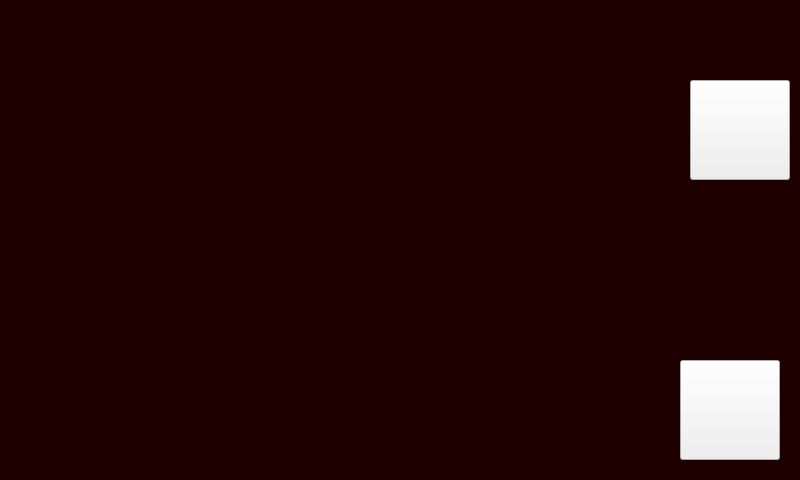
<?xml version="1.0" encoding="UTF-8"?>
<ui version="4.0">
 <class>IntervalometerSoft</class>
 <widget class="QWidget" name="IntervalometerSoft">
  <property name="geometry">
   <rect>
    <x>0</x>
    <y>0</y>
    <width>800</width>
    <height>480</height>
   </rect>
  </property>
  <property name="palette">
   <palette>
    <active>
     <colorrole role="WindowText">
      <brush brushstyle="SolidPattern">
       <color alpha="255">
        <red>255</red>
        <green>255</green>
        <blue>255</blue>
       </color>
      </brush>
     </colorrole>
     <colorrole role="Button">
      <brush brushstyle="SolidPattern">
       <color alpha="255">
        <red>30</red>
        <green>0</green>
        <blue>0</blue>
       </color>
      </brush>
     </colorrole>
     <colorrole role="Light">
      <brush brushstyle="SolidPattern">
       <color alpha="255">
        <red>120</red>
        <green>24</green>
        <blue>24</blue>
       </color>
      </brush>
     </colorrole>
     <colorrole role="Midlight">
      <brush brushstyle="SolidPattern">
       <color alpha="255">
        <red>100</red>
        <green>20</green>
        <blue>20</blue>
       </color>
      </brush>
     </colorrole>
     <colorrole role="Dark">
      <brush brushstyle="SolidPattern">
       <color alpha="255">
        <red>40</red>
        <green>8</green>
        <blue>8</blue>
       </color>
      </brush>
     </colorrole>
     <colorrole role="Mid">
      <brush brushstyle="SolidPattern">
       <color alpha="255">
        <red>53</red>
        <green>10</green>
        <blue>10</blue>
       </color>
      </brush>
     </colorrole>
     <colorrole role="Text">
      <brush brushstyle="SolidPattern">
       <color alpha="255">
        <red>255</red>
        <green>255</green>
        <blue>255</blue>
       </color>
      </brush>
     </colorrole>
     <colorrole role="BrightText">
      <brush brushstyle="SolidPattern">
       <color alpha="255">
        <red>255</red>
        <green>255</green>
        <blue>255</blue>
       </color>
      </brush>
     </colorrole>
     <colorrole role="ButtonText">
      <brush brushstyle="SolidPattern">
       <color alpha="255">
        <red>255</red>
        <green>255</green>
        <blue>255</blue>
       </color>
      </brush>
     </colorrole>
     <colorrole role="Base">
      <brush brushstyle="SolidPattern">
       <color alpha="255">
        <red>30</red>
        <green>0</green>
        <blue>0</blue>
       </color>
      </brush>
     </colorrole>
     <colorrole role="Window">
      <brush brushstyle="SolidPattern">
       <color alpha="255">
        <red>30</red>
        <green>0</green>
        <blue>0</blue>
       </color>
      </brush>
     </colorrole>
     <colorrole role="Shadow">
      <brush brushstyle="SolidPattern">
       <color alpha="255">
        <red>0</red>
        <green>0</green>
        <blue>0</blue>
       </color>
      </brush>
     </colorrole>
     <colorrole role="AlternateBase">
      <brush brushstyle="SolidPattern">
       <color alpha="255">
        <red>40</red>
        <green>8</green>
        <blue>8</blue>
       </color>
      </brush>
     </colorrole>
     <colorrole role="ToolTipBase">
      <brush brushstyle="SolidPattern">
       <color alpha="255">
        <red>255</red>
        <green>255</green>
        <blue>220</blue>
       </color>
      </brush>
     </colorrole>
     <colorrole role="ToolTipText">
      <brush brushstyle="SolidPattern">
       <color alpha="255">
        <red>0</red>
        <green>0</green>
        <blue>0</blue>
       </color>
      </brush>
     </colorrole>
    </active>
    <inactive>
     <colorrole role="WindowText">
      <brush brushstyle="SolidPattern">
       <color alpha="255">
        <red>255</red>
        <green>255</green>
        <blue>255</blue>
       </color>
      </brush>
     </colorrole>
     <colorrole role="Button">
      <brush brushstyle="SolidPattern">
       <color alpha="255">
        <red>30</red>
        <green>0</green>
        <blue>0</blue>
       </color>
      </brush>
     </colorrole>
     <colorrole role="Light">
      <brush brushstyle="SolidPattern">
       <color alpha="255">
        <red>120</red>
        <green>24</green>
        <blue>24</blue>
       </color>
      </brush>
     </colorrole>
     <colorrole role="Midlight">
      <brush brushstyle="SolidPattern">
       <color alpha="255">
        <red>100</red>
        <green>20</green>
        <blue>20</blue>
       </color>
      </brush>
     </colorrole>
     <colorrole role="Dark">
      <brush brushstyle="SolidPattern">
       <color alpha="255">
        <red>40</red>
        <green>8</green>
        <blue>8</blue>
       </color>
      </brush>
     </colorrole>
     <colorrole role="Mid">
      <brush brushstyle="SolidPattern">
       <color alpha="255">
        <red>53</red>
        <green>10</green>
        <blue>10</blue>
       </color>
      </brush>
     </colorrole>
     <colorrole role="Text">
      <brush brushstyle="SolidPattern">
       <color alpha="255">
        <red>255</red>
        <green>255</green>
        <blue>255</blue>
       </color>
      </brush>
     </colorrole>
     <colorrole role="BrightText">
      <brush brushstyle="SolidPattern">
       <color alpha="255">
        <red>255</red>
        <green>255</green>
        <blue>255</blue>
       </color>
      </brush>
     </colorrole>
     <colorrole role="ButtonText">
      <brush brushstyle="SolidPattern">
       <color alpha="255">
        <red>255</red>
        <green>255</green>
        <blue>255</blue>
       </color>
      </brush>
     </colorrole>
     <colorrole role="Base">
      <brush brushstyle="SolidPattern">
       <color alpha="255">
        <red>30</red>
        <green>0</green>
        <blue>0</blue>
       </color>
      </brush>
     </colorrole>
     <colorrole role="Window">
      <brush brushstyle="SolidPattern">
       <color alpha="255">
        <red>30</red>
        <green>0</green>
        <blue>0</blue>
       </color>
      </brush>
     </colorrole>
     <colorrole role="Shadow">
      <brush brushstyle="SolidPattern">
       <color alpha="255">
        <red>0</red>
        <green>0</green>
        <blue>0</blue>
       </color>
      </brush>
     </colorrole>
     <colorrole role="AlternateBase">
      <brush brushstyle="SolidPattern">
       <color alpha="255">
        <red>40</red>
        <green>8</green>
        <blue>8</blue>
       </color>
      </brush>
     </colorrole>
     <colorrole role="ToolTipBase">
      <brush brushstyle="SolidPattern">
       <color alpha="255">
        <red>255</red>
        <green>255</green>
        <blue>220</blue>
       </color>
      </brush>
     </colorrole>
     <colorrole role="ToolTipText">
      <brush brushstyle="SolidPattern">
       <color alpha="255">
        <red>0</red>
        <green>0</green>
        <blue>0</blue>
       </color>
      </brush>
     </colorrole>
    </inactive>
    <disabled>
     <colorrole role="WindowText">
      <brush brushstyle="SolidPattern">
       <color alpha="255">
        <red>40</red>
        <green>8</green>
        <blue>8</blue>
       </color>
      </brush>
     </colorrole>
     <colorrole role="Button">
      <brush brushstyle="SolidPattern">
       <color alpha="255">
        <red>30</red>
        <green>0</green>
        <blue>0</blue>
       </color>
      </brush>
     </colorrole>
     <colorrole role="Light">
      <brush brushstyle="SolidPattern">
       <color alpha="255">
        <red>120</red>
        <green>24</green>
        <blue>24</blue>
       </color>
      </brush>
     </colorrole>
     <colorrole role="Midlight">
      <brush brushstyle="SolidPattern">
       <color alpha="255">
        <red>100</red>
        <green>20</green>
        <blue>20</blue>
       </color>
      </brush>
     </colorrole>
     <colorrole role="Dark">
      <brush brushstyle="SolidPattern">
       <color alpha="255">
        <red>40</red>
        <green>8</green>
        <blue>8</blue>
       </color>
      </brush>
     </colorrole>
     <colorrole role="Mid">
      <brush brushstyle="SolidPattern">
       <color alpha="255">
        <red>53</red>
        <green>10</green>
        <blue>10</blue>
       </color>
      </brush>
     </colorrole>
     <colorrole role="Text">
      <brush brushstyle="SolidPattern">
       <color alpha="255">
        <red>40</red>
        <green>8</green>
        <blue>8</blue>
       </color>
      </brush>
     </colorrole>
     <colorrole role="BrightText">
      <brush brushstyle="SolidPattern">
       <color alpha="255">
        <red>255</red>
        <green>255</green>
        <blue>255</blue>
       </color>
      </brush>
     </colorrole>
     <colorrole role="ButtonText">
      <brush brushstyle="SolidPattern">
       <color alpha="255">
        <red>40</red>
        <green>8</green>
        <blue>8</blue>
       </color>
      </brush>
     </colorrole>
     <colorrole role="Base">
      <brush brushstyle="SolidPattern">
       <color alpha="255">
        <red>30</red>
        <green>0</green>
        <blue>0</blue>
       </color>
      </brush>
     </colorrole>
     <colorrole role="Window">
      <brush brushstyle="SolidPattern">
       <color alpha="255">
        <red>30</red>
        <green>0</green>
        <blue>0</blue>
       </color>
      </brush>
     </colorrole>
     <colorrole role="Shadow">
      <brush brushstyle="SolidPattern">
       <color alpha="255">
        <red>0</red>
        <green>0</green>
        <blue>0</blue>
       </color>
      </brush>
     </colorrole>
     <colorrole role="AlternateBase">
      <brush brushstyle="SolidPattern">
       <color alpha="255">
        <red>80</red>
        <green>16</green>
        <blue>16</blue>
       </color>
      </brush>
     </colorrole>
     <colorrole role="ToolTipBase">
      <brush brushstyle="SolidPattern">
       <color alpha="255">
        <red>255</red>
        <green>255</green>
        <blue>220</blue>
       </color>
      </brush>
     </colorrole>
     <colorrole role="ToolTipText">
      <brush brushstyle="SolidPattern">
       <color alpha="255">
        <red>0</red>
        <green>0</green>
        <blue>0</blue>
       </color>
      </brush>
     </colorrole>
    </disabled>
   </palette>
  </property>
  <property name="windowTitle">
   <string>Soft Intervalometer</string>
  </property>
  <property name="styleSheet">
   <string notr="true">#IntervalometerSoft
{
	background-color: rgb(30,0,0);
}</string>
  </property>
  <widget class="QPushButton" name="closeButton">
   <property name="geometry">
    <rect>
     <x>680</x>
     <y>360</y>
     <width>100</width>
     <height>100</height>
    </rect>
   </property>
   <property name="styleSheet">
    <string notr="true">#closeButton
{
	background-color: transparent;
	background: none;
	background-repeat: none;
	border-image: url(:/media/icons/tools-512x512/close.png);
}
#closeButton:pressed
{
	border-image: url(:/media/icons/tools-512x512/close-pressed.png);
}</string>
   </property>
   <property name="text">
    <string/>
   </property>
  </widget>
  <widget class="QPushButton" name="enableButton">
   <property name="geometry">
    <rect>
     <x>690</x>
     <y>80</y>
     <width>100</width>
     <height>100</height>
    </rect>
   </property>
   <property name="styleSheet">
    <string notr="true">#enableButton
{
	background-color: transparent;
	background: none;
	background-repeat: none;
	border-image: url(:/media/icons/tools-512x512/shutdown.png);
}
#enableButton:pressed
{
	border-image: url(:/media/icons/tools-512x512/shutdown-pressed.png);
}</string>
   </property>
   <property name="text">
    <string/>
   </property>
   <property name="iconSize">
    <size>
     <width>100</width>
     <height>100</height>
    </size>
   </property>
  </widget>
  <widget class="QLabel" name="ledLabel">
   <property name="geometry">
    <rect>
     <x>760</x>
     <y>10</y>
     <width>32</width>
     <height>32</height>
    </rect>
   </property>
   <property name="styleSheet">
    <string notr="true"/>
   </property>
   <property name="text">
    <string/>
   </property>
  </widget>
  <widget class="QLabel" name="ledLabel_2">
   <property name="geometry">
    <rect>
     <x>0</x>
     <y>0</y>
     <width>32</width>
     <height>32</height>
    </rect>
   </property>
   <property name="styleSheet">
    <string notr="true"/>
   </property>
   <property name="text">
    <string/>
   </property>
  </widget>
 </widget>
 <resources/>
 <connections/>
</ui>
